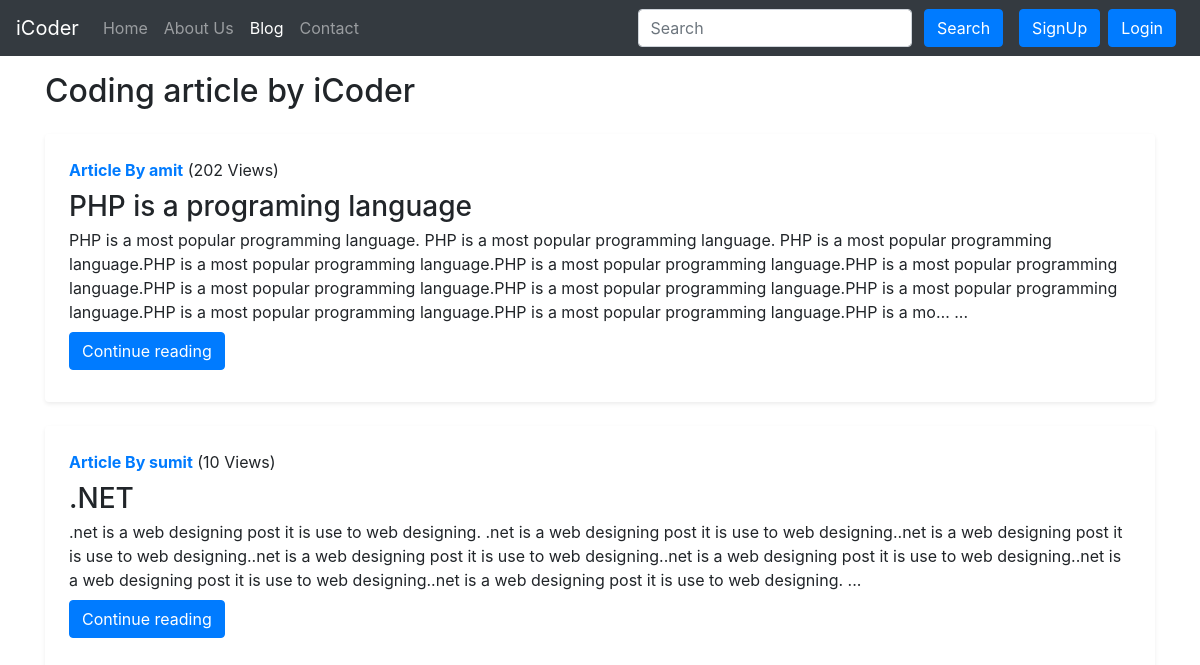
Screenshot of /blog/ with the database file from the repository.
### blog/models.py (models this page shows, shortened)
class Post(models.Model):
    sno = models.AutoField(primary_key=True)
    title = models.CharField(max_length=50)
    content = models.TextField()
    author = models.CharField(max_length=70)
    slug = models.CharField(max_length=70)
    views = models.IntegerField(default=0)
    timeStamp = models.DateTimeField(blank=True)

### blog/views.py (the view)
# urls.py: path('', views.blogHome, name='blogHome'),
def blogHome(request):
    allPosts=Post.objects.all()
    context={'allPosts': allPosts}
    return render(request, 'blog/blogHome.html', context)

### templates/blog/blogHome.html (shortened to what this page needs)
{% extends 'base.html' %}
{%block blogactive%}active{%endblock blogactive%}
{% block body %}
<div class="container">
    <h2 class="my-3">Coding article by iCoder</h2>
    {% for post in allPosts %}
    <div class="row no-gutters rounded overflow-hidden fiex-md-row my-4 shadow-sm h-md-250 position-relative">
        <div class="col p-4 d-fiex-column position-static">
            <strong class="d-inline-block mb-2 text-primary">Article By {{post.author}}</strong> (<span>{{post.views}} Views</span>)
            <h3 class="mb-0">{{post.title}}</h3>
            <p class="card-text mb-auto">{{post.content | truncatechars:500 }} ...</p>
            <div class="my-2">
                <a href="/blog/{{post.slug}}" role="button" class="btn btn-primary">Continue reading</a>
            </div>
        </div>
    </div>
    {% endfor %}
</div>
{% endblock body %}

### rows the page displays
Post: author "amit", views "202", title "PHP is a programing language", content "PHP is a most popular programming language. PHP is a most popular programming language. PHP is a most popular programming language.PHP is a most popular programming language.PHP is a most popular programming language.PHP is a most popular programming language.PHP is a most popular programming language.PHP is a most popular programming language.PHP is a most popular programming language.PHP is a most popular programming language.PHP is a most popular programming language.PHP is a mo…"
Post: author "sumit", views "10", title ".NET", content ".net is a web designing post it is use to web designing. .net is a web designing post it is use to web designing..net is a web designing post it is use to web designing..net is a web designing post it is use to web designing..net is a web designing post it is use to web designing..net is a web designing post it is use to web designing..net is a web designing post it is use to web designing."
